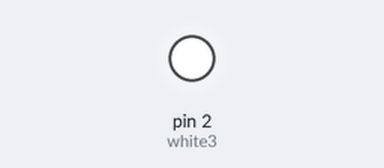
Bench run of a sketch on a simulated Arduino Uno, built with avr-gcc and run on an emulated ATmega328P. On the bench: output pins drawn as LEDs (lit = HIGH).

Above: at 0.1 s.
Timing chart, 0 to 1.6 s (numbered marks = the images above):
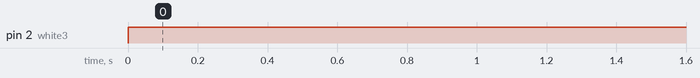

The sketch:

WHITE3.ino
```cpp
const int white3 = 2;

void setup() {
  pinMode(white3, OUTPUT);
}

void loop() {
  digitalWrite(white3, HIGH);
}
```

Measured:
- by itself, pin 2 (white3): LOW → HIGH at 0.00 s
